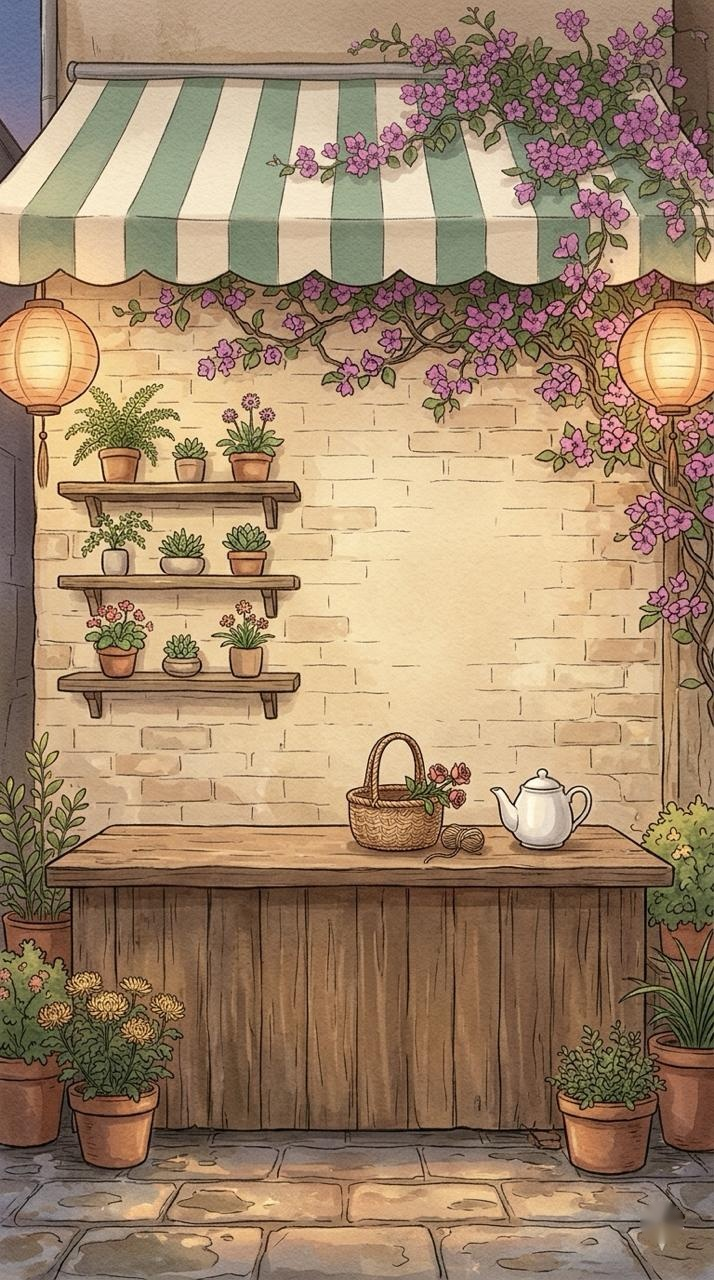
#> input picture src/shop_bg.jpg, 714 x 1280 px, found by its file name
$ python build_outside.py
#> lines starting #> are read from the running program, lines starting #| are printed output that depends on the picture; after the words box and inside, x2 and y2 are one past the last pixel; in counts of white or black regions, pixels touching at a corner belong together
# "Ra ngoài hẻm" assets from Vi's drawings (26/11):
#  - shop_bg.png (src/shop_bg.jpg) + shop_front.png: the counter, seed basket and teapot cut out so the florist can stand behind them
#  - stairs_scene.png: the stair-foot picture for the mailbox popup (4:3 crop of src/stairs_bg.jpg + bench, snake plant, broom, geta)
#  - pc_station / pc_pine postcards, mai_pot / tet_tray from minh_tet_items2.jpg
#  - stage-1 plant pictures for the new seeds (copies of the sprout until Vi draws the bud stage)
import sys, shutil
import cv2, numpy as np
from PIL import Image
G = sys.argv[1] if len(sys.argv) > 1 else '.'
A = f'{G}/assets'


def cut(im, box):
    x0, y0, x1, y1 = box
    c = im[y0:y1, x0:x1]
    g = cv2.cvtColor(c, cv2.COLOR_BGR2GRAY); hsv = cv2.cvtColor(c, cv2.COLOR_BGR2HSV)
    fg = ((g < 235) | (hsv[..., 1] > 22)).astype(np.uint8) * 255
    fg = cv2.morphologyEx(fg, cv2.MORPH_CLOSE, np.ones((15, 15), np.uint8))
    cnts, _ = cv2.findContours(fg, cv2.RETR_EXTERNAL, cv2.CHAIN_APPROX_SIMPLE)
    m = np.zeros_like(fg); cv2.drawContours(m, [max(cnts, key=cv2.contourArea)], -1, 255, -1)
    m = cv2.GaussianBlur(m, (3, 3), 0)
    out = cv2.cvtColor(c, cv2.COLOR_BGR2BGRA); out[..., 3] = m
    ys, xs = np.where(m > 20)
    return out[ys.min():ys.max() + 1, xs.min():xs.max() + 1]


# ---- shop
shop = cv2.imread(f'{G}/src/shop_bg.jpg')
#> shop is the input picture: shape (1280, 714, 3); mean B, G, R 106.8, 134.6, 161.3
cv2.imwrite(f'{A}/shop_bg.png', shop)
H, W = shop.shape[:2]
#> H = 1280; W = 714
front = np.zeros((H, W), np.uint8)
front[828:1140, 44:674] = 255                       # counter top + front boards
for (x0, y0, x1, y1) in [(343, 730, 472, 856), (486, 762, 597, 852), (418, 818, 492, 866)]:   # basket+roses, teapot, twine ball
    m = np.zeros((H, W), np.uint8); bg = np.zeros((1, 65), np.float64); fgm = np.zeros((1, 65), np.float64)
    cv2.grabCut(shop, m, (x0, y0, x1 - x0, y1 - y0), bg, fgm, 6, cv2.GC_INIT_WITH_RECT)
    obj = np.where((m == 1) | (m == 3), 255, 0).astype(np.uint8)
    obj = cv2.morphologyEx(obj, cv2.MORPH_CLOSE, np.ones((15, 15), np.uint8))
    front = np.maximum(front, obj)
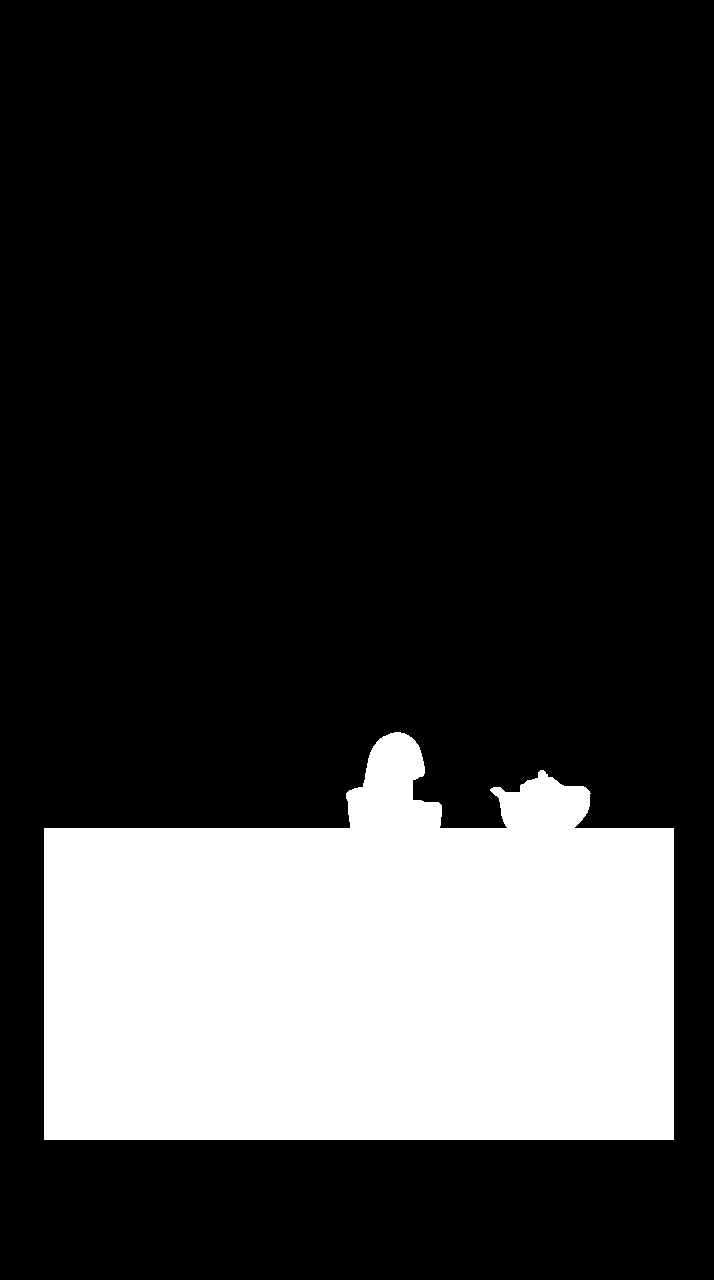
#> front: shape (1280, 714); 22.6% white; 1 white region, box (x1, y1, x2, y2) and area: (44, 732, 674, 1140) 206472
front[:, :] = cv2.GaussianBlur(front, (3, 3), 0)
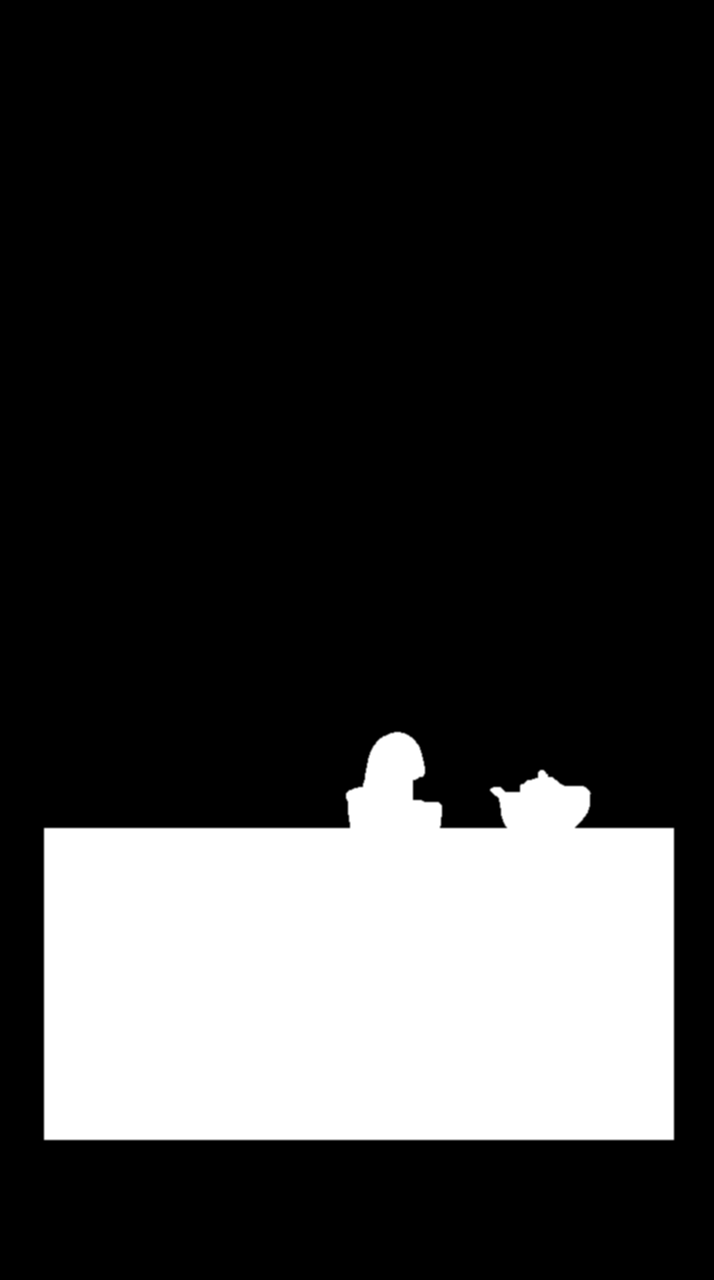
#> front: shape (1280, 714); 0.5% of pixels changed, all inside (x1, y1, x2, y2) = (43, 731, 675, 1141)
ys = np.where(front.any(1))[0]; top = ys.min()
#> after `ys = np.where(front.any(1))[0]`: ys = 410 values from 731 to 1140
#> after `top = ys.min()`: top = 731
fr = cv2.cvtColor(shop, cv2.COLOR_BGR2BGRA); fr[..., 3] = front
cv2.imwrite(f'{A}/shop_front.png', fr[top:1141])
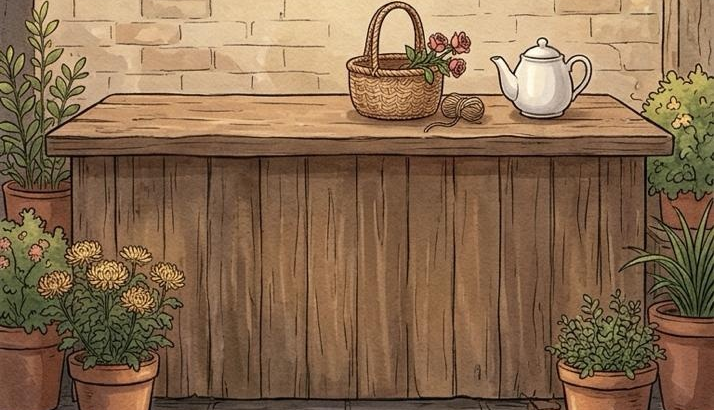
#> saved as shop_front.png: shape (410, 714, 4); mean B, G, R, A 79.2, 107, 135.9, 179.9
print('shop_front top', top)
#| shop_front top 731

# ---- stair foot: 4:3 crop + Vi's props baked in
st = Image.open(f'{G}/src/stairs_bg.jpg').convert('RGBA')
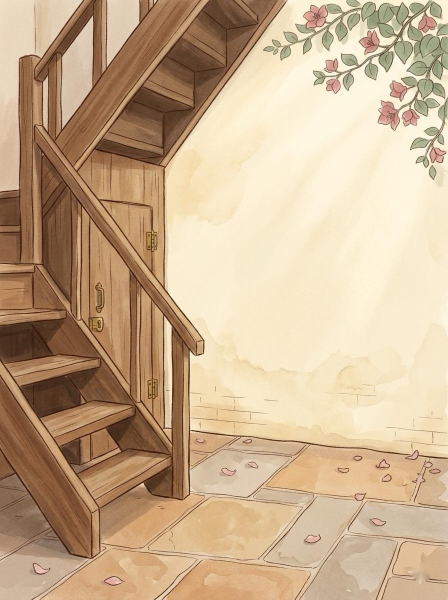
#> input picture src/stairs_bg.jpg, 896 x 1200 px, found by its file name (shown at 1/2 size)
Y0 = 400; sc = st.crop((0, Y0, 896, Y0 + 672))
#> after `sc = st.crop((0, Y0, 896, Y0 + 672))`:
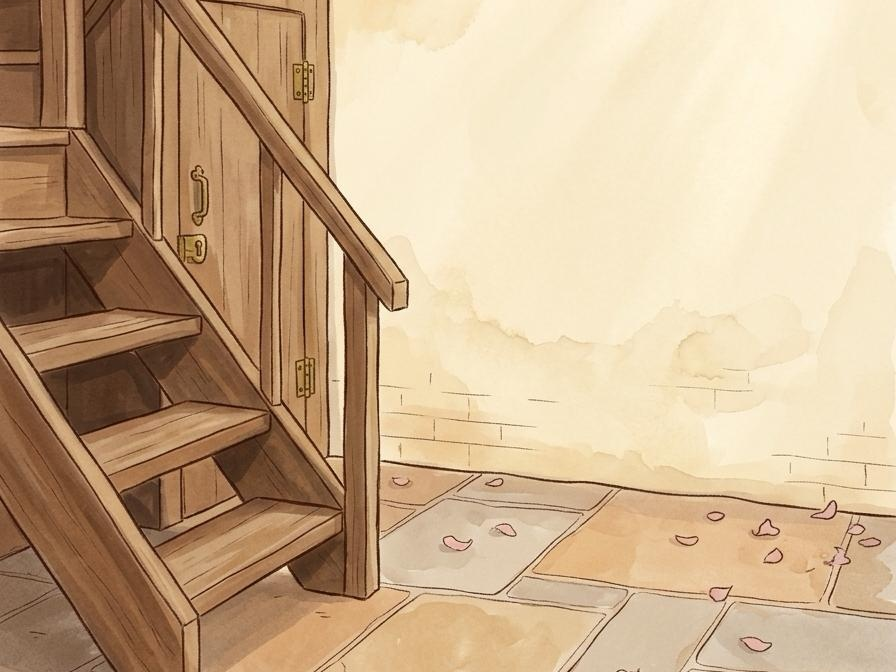
#> sc: PIL image 896x672 RGBA; mean R, G, B, A 202.3, 174.5, 141.5, 255
def put(name, h, cx, bottom, flip=False):
#> (the run stopped early here; a loop or call above may not have finished)
